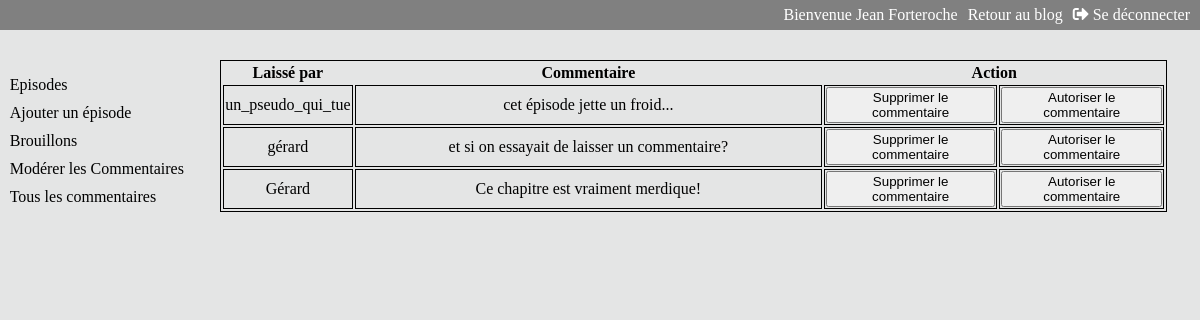
The app's page /index.php?action=reported_comments, older data.
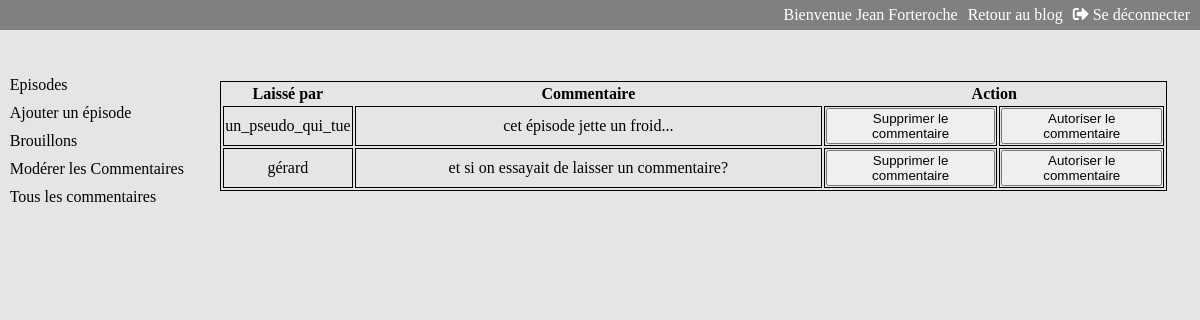
The same page, newer data.
### tables this page shows
CREATE TABLE IF NOT EXISTS `commentaires` (
  `comment_id` tinyint(11) NOT NULL AUTO_INCREMENT,
  `episode` tinyint(11) NOT NULL,
  `pseudo` varchar(50) NOT NULL,
  `comment` text NOT NULL,
  `comment_date` datetime NOT NULL,
  `reported_comment` tinyint(1) NOT NULL,
  PRIMARY KEY (`comment_id`),
  KEY `from_episode` (`episode`)
);

### src/View/View.php (called while the page is built, shortened)
<?php
class View
{
    public function display(array $data, string $template, string $layout) : void
    {
        require_once($template);
    }
}

### src/Controller/BackOffice/BackCommentController.php (called while the page is built, shortened)
<?php
class BackCommentController
{
    private $view;
    private $commentManager;
    private $listTemplate;
    private $layout;
    public function __construct(CommentManager $commentManager, View $view)
    {
        $this->view = $view;
        $this->commentManager = $commentManager;
        $this->listTemplate = '../templates/backoffice/';
        $this->layout = '../templates/backOffice/layout.html.php';
    }
    public function getReportedComments() : void
    {
        $template = $this->listTemplate.'reportedComments.html.php';
        $data = $this->commentManager->getReportedComments();
        $this->view->display($data, $template, $this->layout);
    }
}

### public/index.php (called while the page is built, shortened)
<?php
$router = new Router();
$router->run();

### src/Model/CommentManager.php (called while the page is built, shortened)
<?php
class CommentManager
{
    private $database;
    public function __construct(\PDO $database)
    {
        $this->database = $database;
    }
    public function getReportedComments() : array
    {
        $getReportedComments = $this->database->prepare('SELECT * FROM commentaires WHERE reported_comment = 1 ORDER BY episode');
        $getReportedComments->execute();
        return $getReportedComments->fetchAll();
    }
}

### Templates/backOffice/reportedComments.html.php (the view)
<table id='comments_table'>
    <thead>
        <tr>
            <th>Laissé par</th>
            <th>Commentaire</th>
            <th colspan='2'>Action</th>
        </tr>
    </thead>
    <tbody>
        <?php foreach ($data as $entry) {?>
        <tr>
            <td id='pseudo_col'><?=$entry['pseudo']?></td>
            <td id='comment_col'><?=$entry['comment']?></td>
            <td><a href='index.php?action=delete_comment&id=<?=$entry['comment_id']?>'><button>Supprimer le commentaire</button></a></td>
            <td><a href='index.php?action=validate_comment&id=<?=$entry['comment_id']?>'><button>Autoriser le commentaire</button></a></td>
        </tr>
        <?php
        }
        ?>
    </tbody>
</table>

Row changes from the older to the newer data that the page shows:
removed commentaires: pseudo "Gérard", comment "Ce chapitre est vraiment merdique!"
